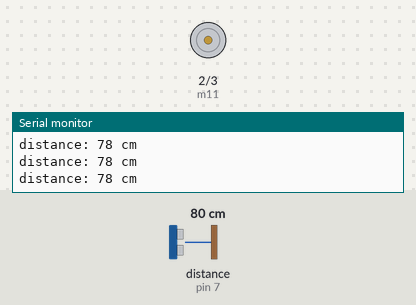
Simulated run of this sketch. Board: Arduino Uno, built with avr-gcc and run on an emulated ATmega328P. On the bench: motor-driver pin pairs drawn as motors (green arrow = first pin HIGH = forward, orange = second pin HIGH = backward, longer = more drive), the last lines printed to the serial monitor. Wiring (inferred from the names in the program): ultrasonic range finder: trigger pin 6; echo pin 7. Inputs (shaded band) come from the test bench; at power-on: distance to the obstacle (sensor on pin 7) 80 cm. The echo pulse lasts 58.3 µs per cm.

Above: at 1.2 s.
1.3 s: distance to the obstacle (sensor on pin 7) set to 10 cm
4.3 s: distance to the obstacle (sensor on pin 7) set to 7 cm
At 5.1 s:
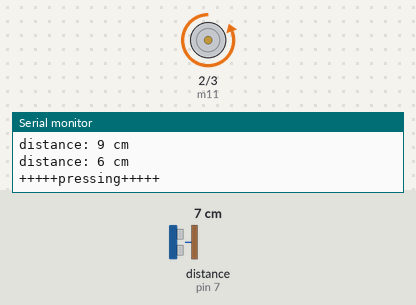
7.3 s: distance to the obstacle (sensor on pin 7) set to 9 cm
9.8 s: distance to the obstacle (sensor on pin 7) set to 2 cm
At 11.4 s:
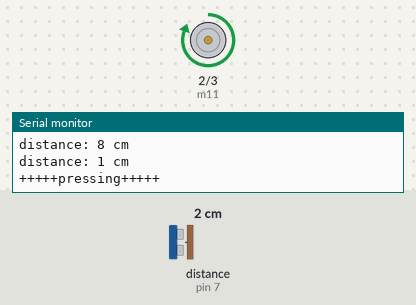
Timing chart, 0 to 13.8 s (numbered marks = the images above; inputs shaded):
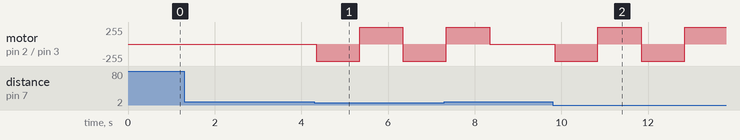

Measured:
- the behaviour switches between 9 and 8 cm on distance to the obstacle (sensor on pin 7) (found by bisection; images 0 and 1)
- after the input at 4.3 s, motor on pin 2 (m11) / pin 3 (m12): stopped → backward 255/255 at once, → forward 255/255 1.0 s later, → backward 255/255 1.0 s later
- after the input at 9.8 s, motor on pin 2 (m11) / pin 3 (m12): alternates forward 255/255 for 1.0 s and backward 255/255 for 1.0 s, starting after 0.05 s

The sketch:

hand_san.ino
```cpp
//ultrasonic sensor

#define echopin 7
#define trigerpin 6

#define m11 2
#define m12 3

long duration;
int distance;

void setup() {
  // put your setup code here, to run once:
  pinMode(trigerpin, OUTPUT);
  pinMode(echopin, INPUT);
  pinMode(m11,OUTPUT);
  pinMode(m12,OUTPUT);

  Serial.begin(9600);
  Serial.println("ultrasonic sensor");
}

void loop() {
  // put your main code here, to run repeatedly:
  digitalWrite(trigerpin, LOW);
  delayMicroseconds(10);

  digitalWrite(trigerpin, HIGH);
  delayMicroseconds(10);
  digitalWrite(trigerpin, LOW);

  duration = pulseIn(echopin, HIGH);

  distance = duration * 0.034/2;

  Serial.print("distance: ");
  Serial.print(distance);
  Serial.println(" cm");

  if( distance < 8 ){
        Serial.print("+++++pressing+++++");

    digitalWrite(m11, LOW);
    digitalWrite(m12, HIGH);
    delay(1000);

    digitalWrite(m11, HIGH);
    digitalWrite(m12, LOW);
    delay(1000);
  }
  else{
    digitalWrite(m11, LOW);
    digitalWrite(m12, LOW);
  }
}
```
